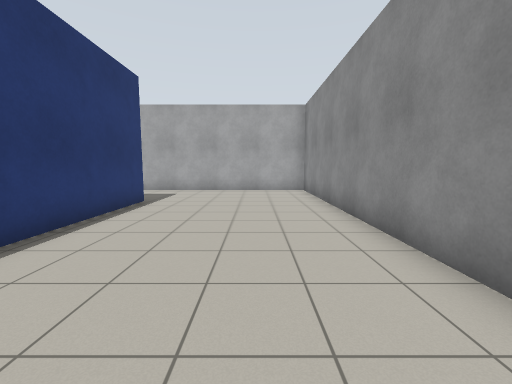
view 1 (above)

22 first-person views from a walk through a world built for the Gazebo simulator. The camera is 1.2 m above the floor, tilts 6° down and sees 90° across. The floor is counted in squares, 1 m on a side. Each view is taken from the middle of a square. On the plan, view 1 faces up. The plan holds only what a view shows up to about 12 squares ahead; the rest is blank.

view 2
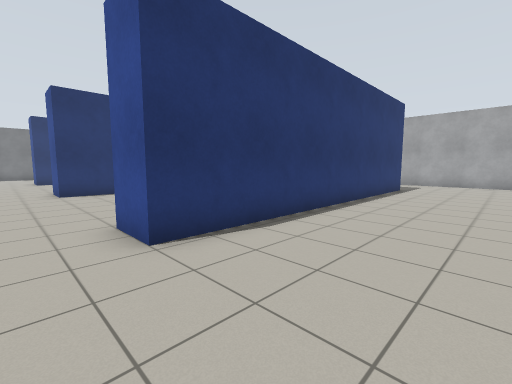

view 3
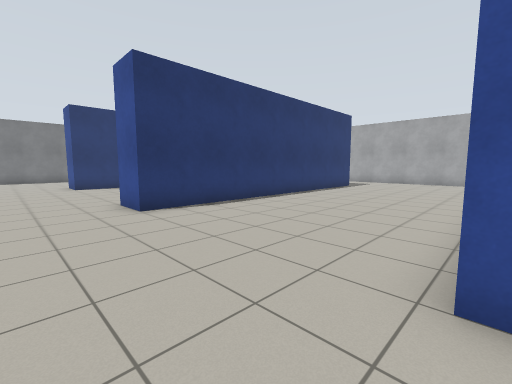

view 4
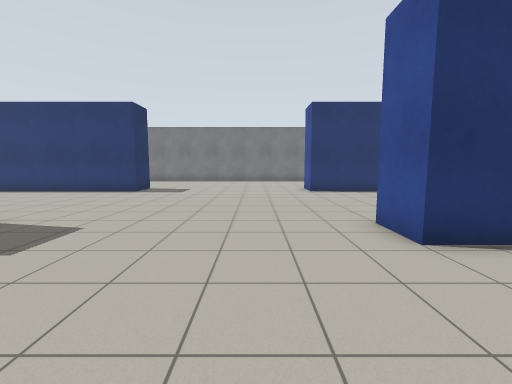

view 5
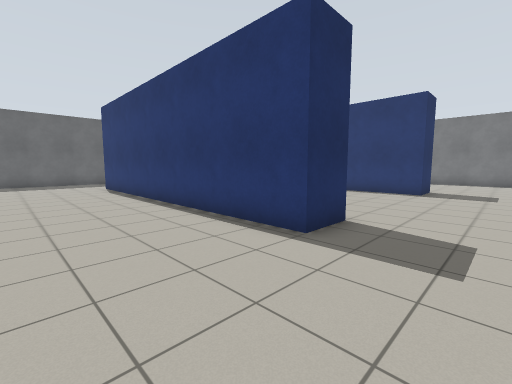

view 6
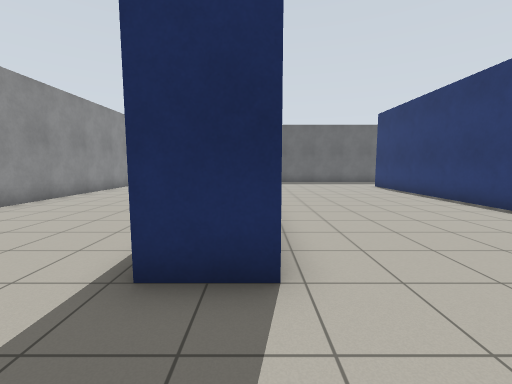

view 7
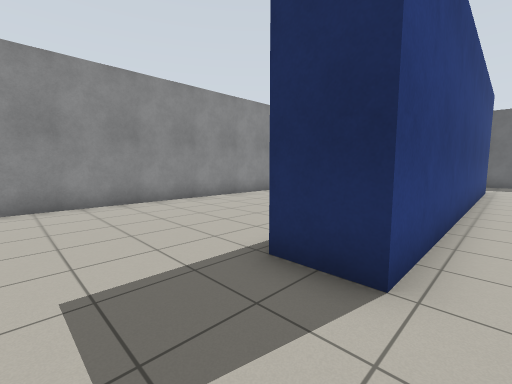

view 8
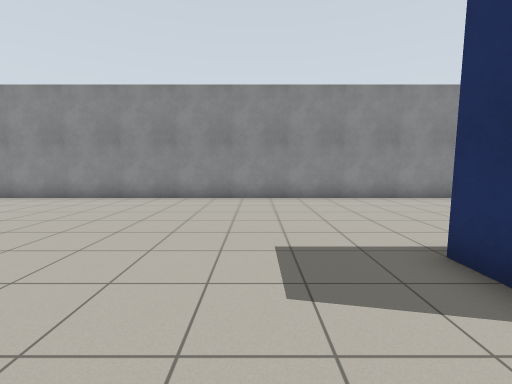

view 9
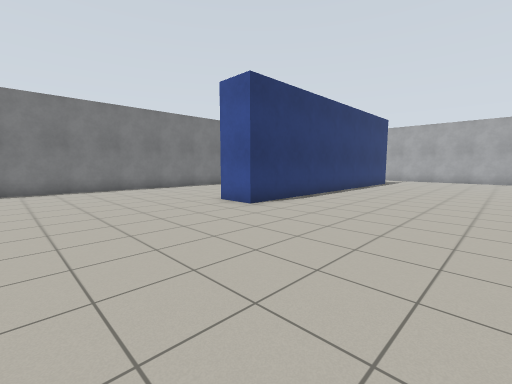

view 10
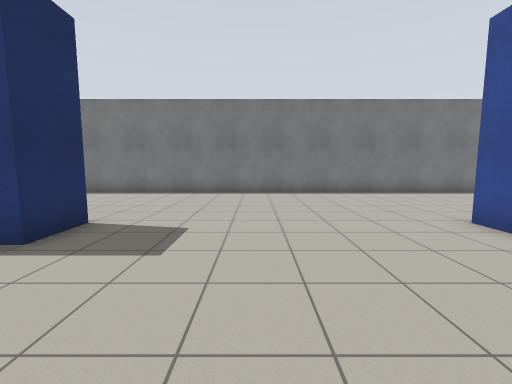

view 11
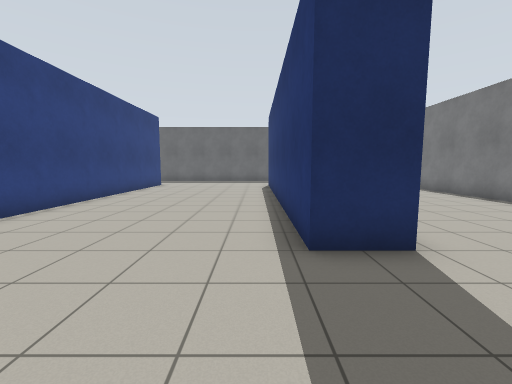

view 12
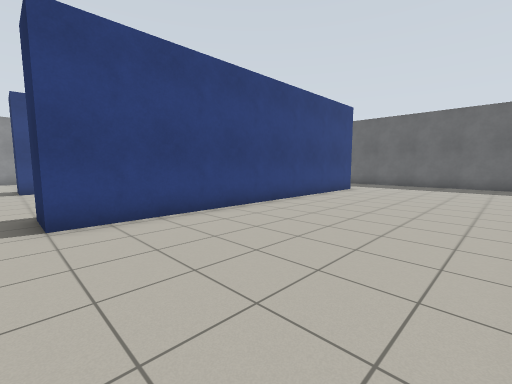

view 13
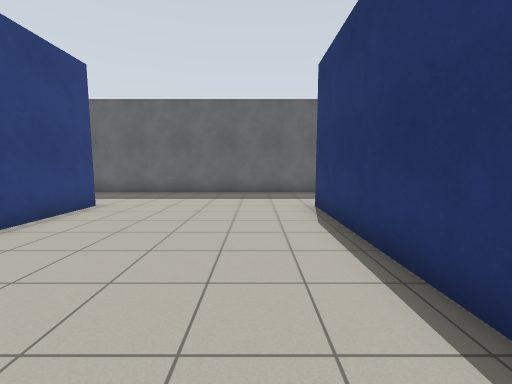

view 14
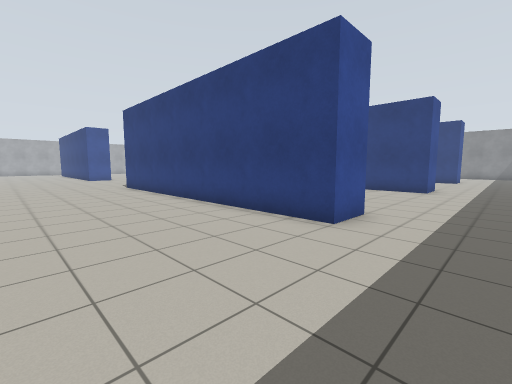

view 15
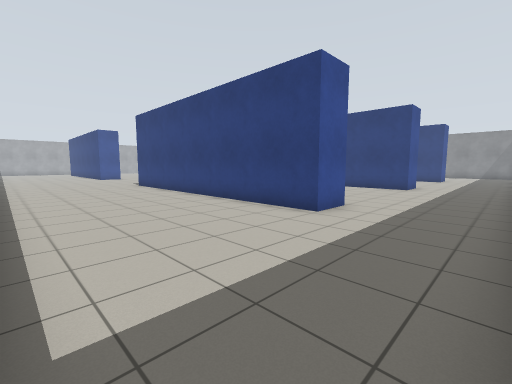

view 16
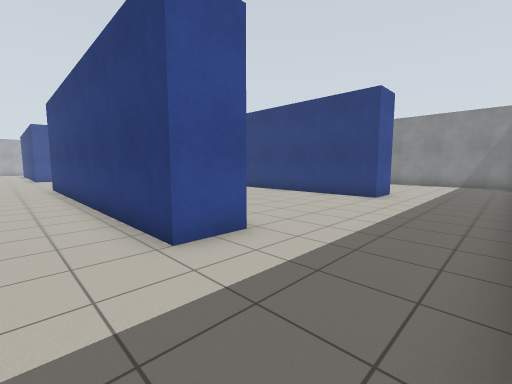

view 17
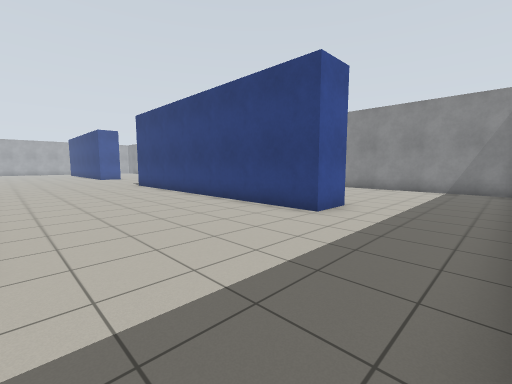

view 18
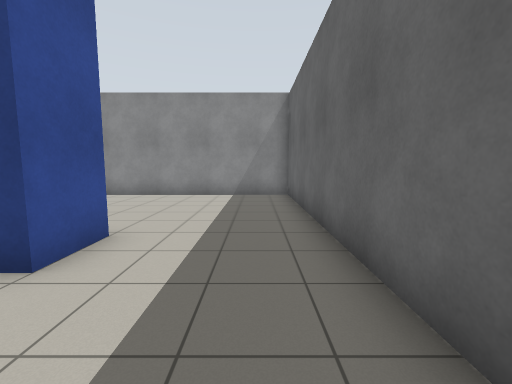

view 19
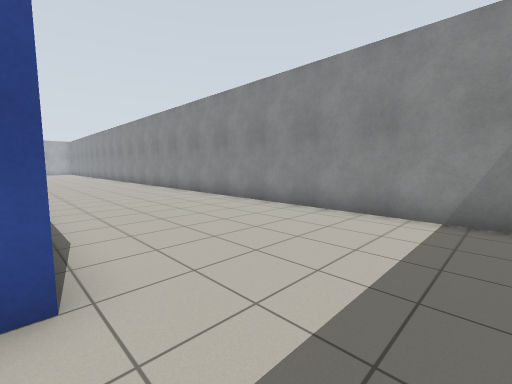

view 20
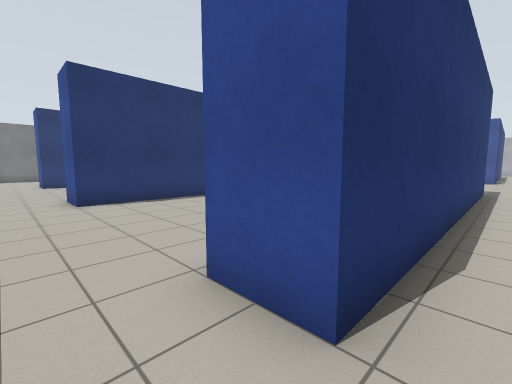

view 21
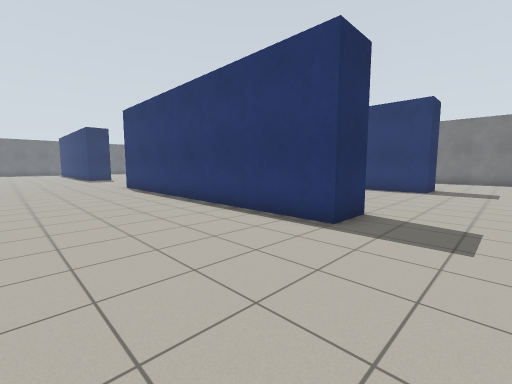

view 22
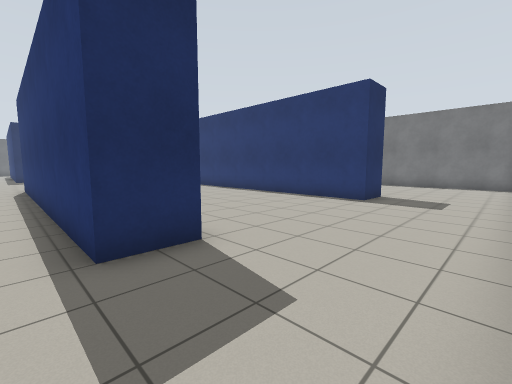

### Floor plan
Points are (right, up) in squares from view 1. A wall is a line through its corners. A room is listed if a view was taken in it or the views show most of it. See-through windows are left out.
Room 1 (views 1, 2, 3, 4, 5, 6, 7, 8, 9, 10, 11, 12, 13, 14, 15, 16, 17, 18, 19, 20, 21, 22)
walls: (-13.3, -11.5) (-11.8, -11.5) (-11.8, -23.5) (-13.3, -23.5) (-13.3, -11.5); (-5.2, -11.5) (-3.7, -11.5) (-3.7, -23.5) (-5.2, -23.5) (-5.2, -11.5); (-21.4, -11.5) (-19.8, -11.5) (-19.8, -23.5) (-21.2, -23.5) (-21.2, -13.6); (-13.4, 8.5) (-11.8, 8.5) (-11.8, -3.5) (-13.2, -3.5); (-27.3, 1.8) (-27.3, -20.1); (-21.4, 8.5) (-19.8, 8.5) (-19.8, -3.5) (-21.2, -3.5); (2.3, 2.1) (2.3, 12.1); (-3.7, 8.5) (-3.7, -3.5) (-5.2, -3.5); (-6.9, -27.3) (2.3, -27.3) (2.3, 0.4); (-20.8, -27.3) (-10.8, -27.3); (-27.3, 12.1) (-27.3, 11.1)

Positions as (right, up) in squares from view 1, and headings:
1: (0, 0), facing up
2: (0, -5), facing up-left
3: (-5, -6), facing up-left
4: (-8, -6), facing left
5: (-8, -9), facing down-left
6: (-5, -9), facing down
7: (-6, -9), facing down-right
8: (-7, -9), facing right
9: (-14, -9), facing up-left
10: (-16, -8), facing left
11: (-19, -8), facing down
12: (-19, -11), facing down-right
13: (-18, -16), facing down
14: (-26, -26), facing up-right
15: (-27, -27), facing up-right
16: (-15, -27), facing up-right
17: (-11, -27), facing up-right
18: (-8, -26), facing right
19: (-4, -26), facing up-right
20: (-3, -25), facing up-left
21: (-7, 11), facing down-left
22: (-11, 12), facing down-left
